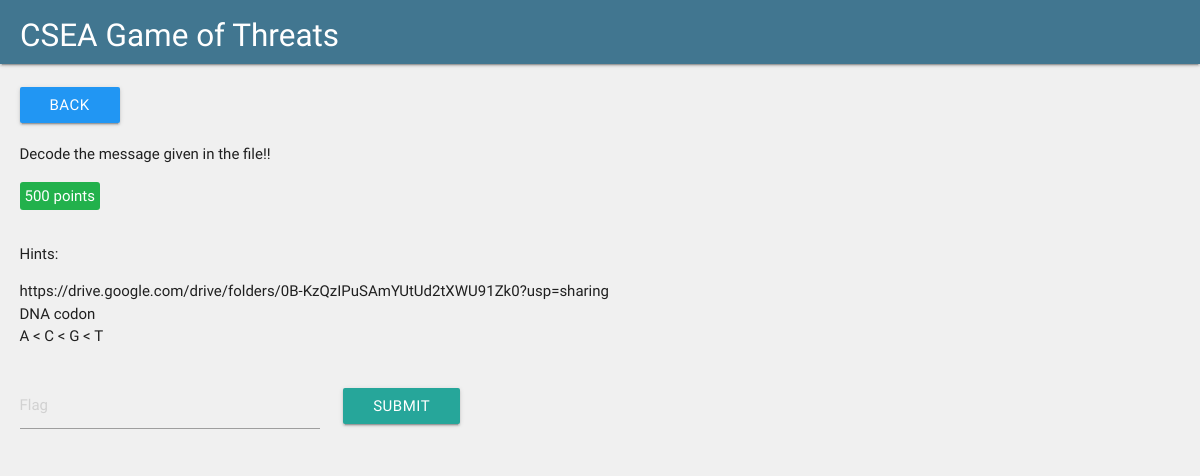
/contest/question/5/, run on the app's committed database.
### contest/models.py (models this page shows)
class Question(models.Model):
	question = models.TextField(null = False)
	answer = models.CharField(max_length = 100, null = False)
	points = models.IntegerField(null = False)

class Hint(models.Model):
	question = models.ForeignKey(Question, related_name = 'hints', null = False)
	hint = models.TextField(null = False)

### contest/views.py (the view)
# urls.py: url(r'^question/(?P<question_id>[0-9]+)/', views.question, name = 'question'),
def question(request, question_id = None):
	if question_id is None:
		raise Http404("Invalid question")
	else:
		try:
			q = Question.objects.get(id = question_id)
			hints = q.hints.all()
			template = loader.get_template('question.html')
			context = {'question' : q, 'hints' : hints}
			return HttpResponse(template.render(context, request))
		except Question.DoesNotExist:
			rais

### contest/templates/question.html (shortened to what this page needs)
{% extends "base.html" %}
{% block content %}
<br>
<div class="row">
	<div class="col s12 m12 l12">
		<a class="btn blue" href="/contest/">Back</a>
	</div>
</div>
<div class="row">
	<div class="col s12 m12 l12">
		<span>{{ question.question }}</span>
	</div>
</div>
<div class="row">
	<div class="col s12 m12 l12">
		<span style="padding: 5px; color: white; background: rgb(34, 177, 76); border-radius: 3px;">{{ question.points }} points</span>
	</div>
</div>
{% if hints %}
<div class="row">
	<div class="col s12 m12 l12">
		<p>Hints:</p>
		<ul style="list-style: disc;">
			{% for hint in hints %}
			<li>{{ hint.hint }}</li>
			{% endfor %}
		</ul>
	</div>
</div>
{% endif %}
<div class="row">
	<div class="col s12 m12 l12">
		<form id="flagform" method="POST" onsubmit="return submitFlag();">
			<input type="text" name="flag" style="width: 300px;" placeholder="Flag" />
			<button class="btn" type="submit" style="margin-left: 20px;">Submit</button>
		</form>
	</div>
</div>
{% endblock %}

### ss/css/style.css (style rules this page uses)
body { background-color: #fcfcfc; }

### contest/templates/base.html (style rules this page uses)
body { background: rgb(240, 240, 240); }

### data on the page
Question: question "Decode the message given in the file!!", points "500"
Hint: hint "https://drive.google.com/drive/folders/0B-KzQzIPuSAmYUtUd2tXWU91Zk0?usp=sharing"
Hint: hint "DNA codon"
Hint: hint "A < C < G < T"
